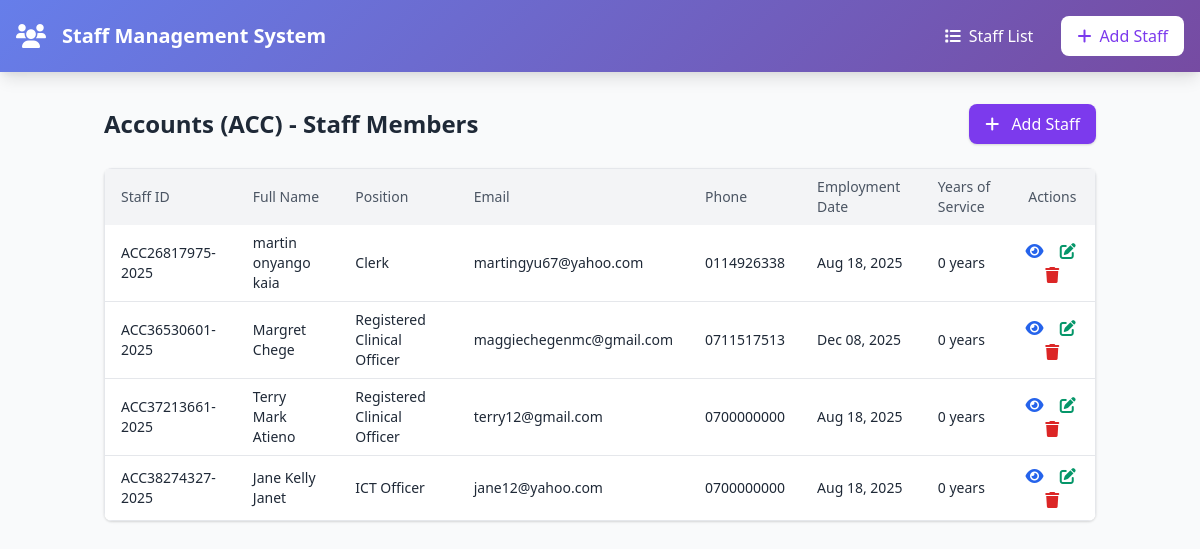
Screenshot of /department/2/ with the database file from the repository.
### core/models.py (models this page shows, shortened)
class Department(models.Model):
    name = models.CharField(max_length=100, unique=True, verbose_name=_("Department Name"))
    code = models.CharField(
        max_length=3,
        unique=True,
        validators=[RegexValidator(r'^[A-Z]{3}$', 'Code must be 3 uppercase letters')],
        verbose_name=_("Department Code")
    )
    description = models.TextField(blank=True, null=True, verbose_name=_("Description"))
    created_at = models.DateTimeField(auto_now_add=True)
    updated_at = models.DateTimeField(auto_now=True)
    class Meta:
        ordering = ['name']

class Staff(models.Model):
    GENDER_CHOICES = [
        ('M', 'Male'),
        ('F', 'Female'),
        ('O', 'Other'),
    ]
    EMPLOYMENT_STATUS_CHOICES = [
        ('ACTIVE', 'Active'),
        ('INACTIVE', 'Inactive'),
        ('TERMINATED', 'Terminated'),
        ('RETIRED', 'Retired'),
    ]
    first_name = models.CharField(max_length=50, verbose_name=_("First Name"))
    middle_name = models.CharField(max_length=50, blank=True, null=True, verbose_name=_("Middle Name"))
    last_name = models.CharField(max_length=50, verbose_name=_("Last Name"))
    email = models.EmailField(unique=True, verbose_name=_("Email"))
    phone = models.CharField(max_length=15, verbose_name=_("Phone Number"))
    gender = models.CharField(max_length=1, choices=GENDER_CHOICES, verbose_name=_("Gender"))
    date_of_birth = models.DateField(verbose_name=_("Date of Birth"))
    national_id = models.CharField(max_length=20, unique=True, verbose_name=_("National ID"))
    address = models.TextField(verbose_name=_("Address"))
    department = models.ForeignKey(Department, on_delete=models.CASCADE, related_name='staff_members', verbose_name=_("Department"))
    position = models.CharField(max_length=100, verbose_name=_("Position"))
    employment_date = models.DateField(verbose_name=_("Employment Date"))
    employment_status = models.CharField(
        max_length=20,
        choices=EMPLOYMENT_STATUS_CHOICES,
        default='ACTIVE',
        verbose_name=_("Employment Status")
    )
    salary = models.DecimalField(max_digits=10, decimal_places=2, blank=True, null=True, verbose_name=_("Salary"))
    emergency_contact_name = models.CharField(max_length=100, blank=True, null=True, verbose_name=_("Emergency Contact Name"))
    emergency_contact_phone = models.CharField(max_length=15, blank=True, null=True, verbose_name=_("Emergency Contact Phone"))
    emergency_contact_relationship = models.CharField(max_length=50, blank=True, null=True, verbose_name=_("Emergency Contact Relationship"))
    kra_pin = models.CharField(
        max_length=11,
        unique=True,
        blank=True,
        null=True,
        validators=[RegexValidator(r'^[A-Za-z][0-9]{9}[A-Za-z]$', 'KRA PIN must be 11 characters: 1 letter, 9 digits, 1 letter')],
        verbose_name=_("KRA PIN")
    )
    unique_id = models.CharField(max_length=30, unique=True, editable=False, verbose_name=_("Unique ID"))
    created_at = models.DateTimeField(auto_now_add=True)
    updated_at = models.DateTimeField(auto_now=True)
    @property
    def full_name(self):
        if self.middle_name:
            return f"{self.first_name} {self.middle_name} {self.last_name}"
        return f"{self.first_name} {self.last_name}"
    @property
    def years_of_service(self):
        current_date = timezone.now().date()
        years = current_date.year - self.employment_date.year
        if (current_date.month, current_date.day) < (self.employment_date.month, self.employment_date.day):
            years -= 1
        return max(0, years)  # Ensure non-negative years
    class Meta:
        ordering = ['unique_id']
        verbose_name_plural = "Staff"

### core/views.py (the view)
# urls.py: path('department/<int:dept_id>/', views.department_staff, name='department_staff'),
def department_staff(request, dept_id):
    department = get_object_or_404(Department, id=dept_id)
    staff_list = Staff.objects.filter(department=department)
    return render(request, 'department_staff.html', {
        'department': department,
        'staff_list': staff_list
    })

### templates/department_staff.html (shortened to what this page needs)
{% extends 'base.html' %}
{% block content %}
<div class="container mx-auto px-4 py-8">
    <div class="max-w-6xl mx-auto">
        <div class="flex justify-between items-center mb-6">
            <h2 class="text-2xl font-bold text-gray-800">
                {{ department.name }} ({{ department.code }}) - Staff Members
            </h2>
            <a href="{% url 'core:staff_create' %}" class="bg-purple-600 hover:bg-purple-700 text-white px-4 py-2 rounded-lg shadow">
                <i class="fas fa-plus mr-2"></i> Add Staff
            </a>
        </div>
        {% if not staff_list %}
            <div class="bg-yellow-100 border-l-4 border-yellow-500 text-yellow-700 p-4 rounded-lg">
                <p>No staff members have been added to this department yet.</p>
            </div>
        {% else %}
            <div class="overflow-x-auto bg-white rounded-lg shadow">
                <table class="min-w-full border border-gray-200">
                    <thead class="bg-gray-100">
                        <tr>
                            <th class="px-4 py-2 text-left text-sm font-medium text-gray-600">Staff ID</th>
                            <th class="px-4 py-2 text-left text-sm font-medium text-gray-600">Full Name</th>
                            <th class="px-4 py-2 text-left text-sm font-medium text-gray-600">Position</th>
                            <th class="px-4 py-2 text-left text-sm font-medium text-gray-600">Email</th>
                            <th class="px-4 py-2 text-left text-sm font-medium text-gray-600">Phone</th>
                            <th class="px-4 py-2 text-left text-sm font-medium text-gray-600">Employment Date</th>
                            <th class="px-4 py-2 text-left text-sm font-medium text-gray-600">Years of Service</th>
                            <th class="px-4 py-2 text-center text-sm font-medium text-gray-600">Actions</th>
                        </tr>
                    </thead>
                    <tbody class="divide-y divide-gray-200">
                        {% for staff in staff_list %}
                            <tr class="hover:bg-gray-50">
                                <td class="px-4 py-2 text-sm text-gray-800">{{ staff.unique_id }}</td>
                                <td class="px-4 py-2 text-sm text-gray-800">{{ staff.full_name }}</td>
                                <td class="px-4 py-2 text-sm text-gray-800">{{ staff.position }}</td>
                                <td class="px-4 py-2 text-sm text-gray-800">{{ staff.email }}</td>
                                <td class="px-4 py-2 text-sm text-gray-800">{{ staff.phone }}</td>
                                <td class="px-4 py-2 text-sm text-gray-800">{{ staff.employment_date|date:"M d, Y" }}</td>
                                <td class="px-4 py-2 text-sm text-gray-800">{{ staff.years_of_service }} years</td>
                                <td class="px-4 py-2 text-center">
                                    <a href="{% url 'core:staff_detail' staff.unique_id %}" class="text-blue-600 hover:text-blue-800 mr-3">
                                        <i class="fas fa-eye"></i>
                                    </a>
                                    <a href="{% url 'core:staff_update' staff.unique_id %}" class="text-green-600 hover:text-green-800 mr-3">
                                        <i class="fas fa-edit"></i>
                                    </a>
                                    <a href="#" class="text-red-600 hover:text-red-800" onclick="return confirmDelete('{{ staff.unique_id }}', '{{ staff.full_name }}')">
                                        <i class="fas fa-trash"></i>
                                    </a>
                                </td>
                            </tr>
                        {% endfor %}
                    </tbody>
                </table>
            </div>
        {% endif %}
    </div>
</div>
{% endblock %}

### rows the page displays
Department: name "Accounts", code "ACC"
Staff: unique_id "ACC26817975-2025", full_name "martin onyango kaia", position "Clerk", email "martingyu67@yahoo.com", phone "0114926338", employment_date "Aug 18, 2025", years_of_service "0"
Staff: unique_id "ACC36530601-2025", full_name "Margret Chege", position "Registered Clinical Officer", email "maggiechegenmc@gmail.com", phone "0711517513", employment_date "Dec 08, 2025", years_of_service "0"
Staff: unique_id "ACC37213661-2025", full_name "Terry Mark Atieno", position "Registered Clinical Officer", email "terry12@gmail.com", phone "0700000000", employment_date "Aug 18, 2025", years_of_service "0"
Staff: unique_id "ACC38274327-2025", full_name "Jane Kelly Janet", position "ICT Officer", email "jane12@yahoo.com", phone "0700000000", employment_date "Aug 18, 2025", years_of_service "0"
